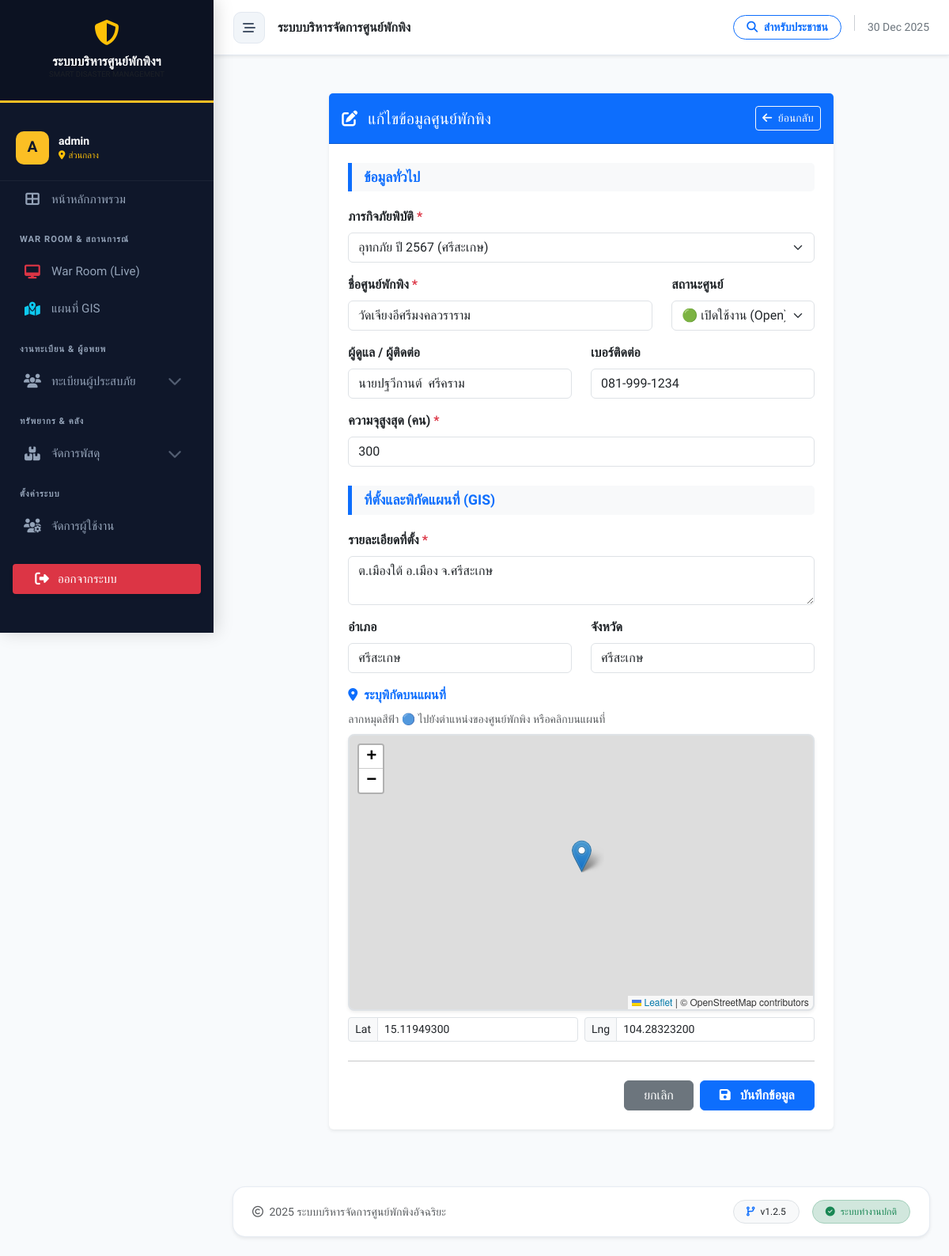
/shelter_form.php?id=7&mode=edit (signed in), run on the app's committed database.
### tables this page shows
CREATE TABLE `shelters` (
  `id` int(11) NOT NULL,
  `incident_id` int(11) NOT NULL COMMENT 'ผูกกับเหตุการณ์ไหน',
  `name` varchar(200) NOT NULL COMMENT 'ชื่อศูนย์',
  `location` text NOT NULL COMMENT 'ที่ตั้ง',
  `district` varchar(100) DEFAULT NULL,
  `province` varchar(100) DEFAULT NULL,
  `latitude` decimal(10,8) DEFAULT NULL,
  `longitude` decimal(11,8) DEFAULT NULL,
  `capacity` int(11) NOT NULL DEFAULT 0 COMMENT 'ความจุสูงสุด',
  `contact_person` varchar(255) DEFAULT NULL,
  `contact_phone` varchar(20) DEFAULT NULL,
  `status` enum('open','full','closed') NOT NULL DEFAULT 'open',
  `last_updated` datetime DEFAULT NULL,
  `created_at` datetime DEFAULT current_timestamp()
);

CREATE TABLE `incidents` (
  `id` int(11) NOT NULL,
  `name` varchar(200) NOT NULL COMMENT 'ชื่อเหตุการณ์ (เช่น น้ำท่วมปี 67)',
  `type` varchar(50) NOT NULL DEFAULT 'other',
  `description` text DEFAULT NULL,
  `start_date` date NOT NULL,
  `end_date` date DEFAULT NULL,
  `status` enum('active','closed') NOT NULL DEFAULT 'active',
  `created_at` timestamp NOT NULL DEFAULT current_timestamp()
);

### shelter_form.php (the view, shortened to what this page needs)
<?php
include('config/db.php');
$mode = isset($_GET['mode']) ? $_GET['mode'] : 'add';
$id = isset($_GET['id']) ? intval($_GET['id']) : 0;
$data = [
    'name' => '',
    'location' => '',
    'capacity' => '',
    'contact_phone' => '',
    'status' => 'Open',
    'incident_id' => '',
    'latitude' => '',
    'longitude' => '',
    'district' => '',
    'province' => '',
    'contact_person' => ''
];
$incidents = [];
$incident_sql = "SELECT id, name FROM incidents WHERE status = 'active' ORDER BY id DESC";
$check_table = $conn->query("SHOW TABLES LIKE 'incidents'");
if ($check_table && $check_table->num_rows > 0) {
    $inc_result = $conn->query($incident_sql);
    if ($inc_result) {
        $incidents = $inc_result->fetch_all(MYSQLI_ASSOC);
    }
}
if ($mode == 'edit' && $id > 0) {
    $stmt = $conn->prepare("SELECT * FROM shelters WHERE id = ?");
    $stmt->bind_param("i", $id);
    $stmt->execute();
    $result = $stmt->get_result();
    if ($result->num_rows > 0) {
        $fetched = $result->fetch_assoc();
        $data = array_merge($data, $fetched);
    } else {
        $_SESSION['error'] = "ไม่พบข้อมูลศูนย์พักพิง";
        header('location: shelter_list.php');
        exit();
    }
}
?>
<!DOCTYPE html>
<html lang="th">
<head>
    <link href="https://cdn.jsdelivr.net/npm/bootstrap@5.3.0/dist/css/bootstrap.min.css" rel="stylesheet">
    <link rel="stylesheet" href="https://cdnjs.cloudflare.com/ajax/libs/font-awesome/6.4.0/css/all.min.css">
    <link rel="stylesheet" href="https://unpkg.com/leaflet@1.9.4/dist/leaflet.css" />
</head>
<body>
<?php include('includes/header.php'); ?>
<div class="container mt-4 mb-5">
    <div class="row justify-content-center">
        <div class="col-lg-9">
            <div class="card shadow-sm border-0">
                <div class="card-header bg-primary text-white py-3 d-flex justify-content-between align-items-center">
                    <h5 class="mb-0">
                        <i class="fas <?php echo $mode == 'add' ? 'fa-plus-circle' : 'fa-edit'; ?> me-2"></i>
                        <?php echo $mode == 'add' ? 'เพิ่มศูนย์พักพิงใหม่' : 'แก้ไขข้อมูลศูนย์พักพิง'; ?>
                    </h5>
                    <a href="shelter_list.php" class="btn btn-outline-light btn-sm">
                        <i class="fas fa-arrow-left me-1"></i> ย้อนกลับ
                    </a>
                </div>
                <div class="card-body p-4">
                    <form action="shelter_save.php" method="POST">
                        <div class="form-section-title">ข้อมูลทั่วไป</div>
                        <?php if (!empty($incidents)): ?>
                        <div class="mb-3">
                            <label class="form-label fw-bold">ภารกิจภัยพิบัติ <span class="text-danger">*</span></label>
                            <select name="incident_id" class="form-select">
                                <?php foreach ($incidents as $inc): ?>
                                    <option value="<?php echo $inc['id']; ?>" <?php echo $data['incident_id'] == $inc['id'] ? 'selected' : ''; ?>>
                                        <?php echo htmlspecialchars($inc['name']); ?>
                                    </option>
                                <?php endforeach; ?>
                            </select>
                        </div>
                        <?php endif; ?>
                        <div class="row">
                            <div class="col-md-8 mb-3">
                                <label class="form-label fw-bold">ชื่อศูนย์พักพิง <span class="text-danger">*</span></label>
                                <input type="text" name="name" class="form-control" required value="<?php echo htmlspecialchars($data['name']); ?>" placeholder="เช่น โรงเรียนบ้านหนองไผ่">
                            </div>
                            <div class="col-md-4 mb-3">
                                <label class="form-label fw-bold">สถานะศูนย์</label>
                                <select name="status" class="form-select">
                                    <option value="Open" <?php echo ($data['status'] == 'Open' || $data['status'] == 'open') ? 'selected' : ''; ?>>🟢 เปิดใช้งาน (Open)</option>
                                </select>
                            </div>
                        </div>
                        <div class="row">
                            <div class="col-md-6 mb-3">
                                <label class="form-label fw-bold">ผู้ดูแล / ผู้ติดต่อ</label>
                                <input type="text" name="contact_person" class="form-control" value="<?php echo htmlspecialchars($data['contact_person']); ?>">
                            </div>
                            <div class="col-md-6 mb-3">
                                <label class="form-label fw-bold">เบอร์ติดต่อ</label>
                                <input type="text" name="contact_phone" class="form-control" value="<?php echo htmlspecialchars($data['contact_phone']); ?>">
                            </div>
                        </div>
                        <div class="mb-3">
                            <label class="form-label fw-bold">ความจุสูงสุด (คน) <span class="text-danger">*</span></label>
                            <input type="number" name="capacity" class="form-control" required min="1" value="<?php echo $data['capacity']; ?>">
                        </div>
                        <div class="form-section-title mt-4">ที่ตั้งและพิกัดแผนที่ (GIS)</div>
                        <div class="mb-3">
                            <label class="form-label fw-bold">รายละเอียดที่ตั้ง <span class="text-danger">*</span></label>
                            <textarea name="location" class="form-control" rows="2" required placeholder="เลขที่, หมู่บ้าน, ถนน..."><?php echo htmlspecialchars($data['location']); ?></textarea>
                        </div>
                        <div class="row">
                            <div class="col-md-6 mb-3">
                                <label class="form-label fw-bold">อำเภอ</label>
                                <input type="text" name="district" class="form-control" value="<?php echo htmlspecialchars($data['district']); ?>">
                            </div>
                            <div class="col-md-6 mb-3">
                                <label class="form-label fw-bold">จังหวัด</label>
                                <input type="text" name="province" class="form-control" value="<?php echo htmlspecialchars($data['province']); ?>">
                            </div>
                        </div>
                        <div class="mb-3">
                            <label class="form-label fw-bold text-primary"><i class="fas fa-map-marker-alt me-1"></i> ระบุพิกัดบนแผนที่</label>
                            <div class="text-muted small mb-2">ลากหมุดสีฟ้า 🔵 ไปยังตำแหน่งของศูนย์พักพิง หรือคลิกบนแผนที่</div>
                            <div id="map-picker" class="shadow-sm mb-2"></div>
                            <div class="row g-2">
                                <div class="col-6">
                                    <div class="input-group input-group-sm">
                                        <span class="input-group-text bg-light">Lat</span>
                                        <input type="text" name="latitude" id="lat" class="form-control bg-white" readonly placeholder="Latitude" value="<?php echo $data['latitude']; ?>">
                                    </div>
                                </div>
                                <div class="col-6">
                                    <div class="input-group input-group-sm">
                                        <span class="input-group-text bg-light">Lng</span>
                                        <input type="text" name="longitude" id="lng" class="form-control bg-white" readonly placeholder="Longitude" value="<?php echo $data['longitude']; ?>">
                                    </div>
                                </div>
                            </div>
                        </div>
                        <hr class="my-4">
                        <div class="d-flex justify-content-end gap-2">
                            <a href="shelter_list.php" class="btn btn-secondary px-4">ยกเลิก</a>
                            <button type="submit" name="save_shelter" class="btn btn-primary px-4 fw-bold">
                                <i class="fas fa-save me-2"></i> บันทึกข้อมูล
                            </button>
                        </div>
                    </form>
                </div>
            </div>
        </div>
    </div>
</div>
<?php include('includes/footer.php'); ?>
</body>
</html>

### assets/css/style.css (style rules this page uses)
:root { --sidebar-width: 280px; --sidebar-collapsed-width: 0px; --primary-color: #2563eb; --primary-dark: #1e40af; --bg-color: #f8fafc; --sidebar-bg: #0f172a; --text-color: #334155; --transition-speed: 0.3s; }
body { font-family: 'Sarabun', sans-serif; background-color: var(--bg-color); color: var(--text-color); overflow-x: hidden; }

### shelter_form.php (style rules this page uses)
body { font-family: 'Noto Sans Thai', sans-serif; background-color: #f4f6f9; }
#map-picker { height: 350px; width: 100%; border-radius: 8px; border: 2px solid #dee2e6; z-index: 1; box-shadow: 0 2px 5px rgba(0,0,0,0.1); }
.form-section-title { border-left: 5px solid #0d6efd; padding-left: 15px; font-weight: 700; color: #0d6efd; margin-bottom: 20px; font-size: 1.1rem; background-color: #f8f9fa; padding-top: 5px; padding-bottom: 5px; border-radius: 0 5px 5px 0; }

### includes/header.php (style rules this page uses)
:root { --sidebar-width: 270px; --nav-bg: #0f172a; --nav-hover: #1e293b; --active-gold: #fbbf24; --text-main: #f1f5f9; --text-muted: #94a3b8; --body-bg: #f8fafc; }
body { font-family: 'Prompt', sans-serif; background-color: var(--body-bg); color: #334155; overflow-x: hidden; }

### data on the page
shelters: incident_id "อุทกภัย ปี 2567 (ศรีสะเกษ)", name "วัดเจียงอีศรีมงคลวราราม", status "🟢 เปิดใช้งาน (Open)", contact_person "นายปฐวีกานต์ ศรีคราม", contact_phone "081-999-1234", capacity "300", location "ต.เมืองใต้ อ.เมือง จ.ศรีสะเกษ", district "ศรีสะเกษ", province "ศรีสะเกษ", latitude "15.11949300", longitude "104.28323200"

### other printed values
substr($_SESSION['username'] ?? 'U', 0, 1) "A"
$_SESSION['username'] "admin"
$user_shelter_name ?: 'ส่วนกลาง' "ส่วนกลาง"
